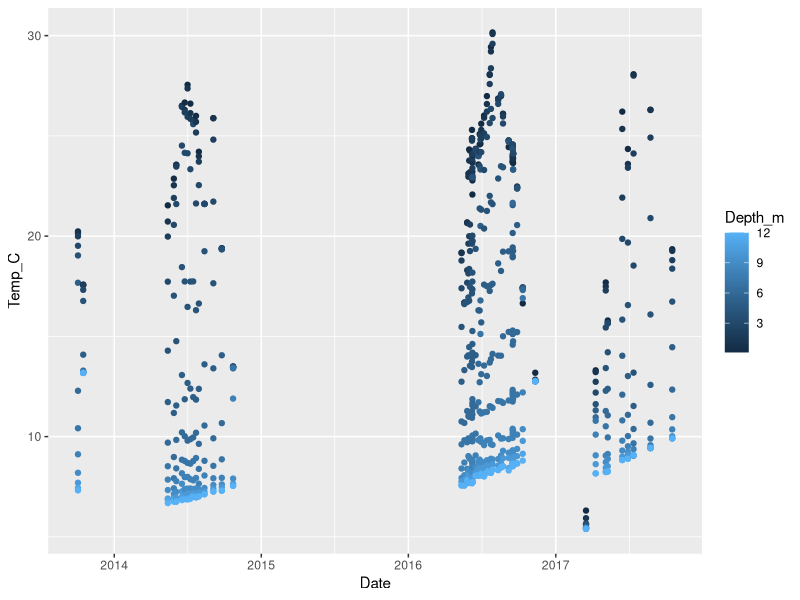
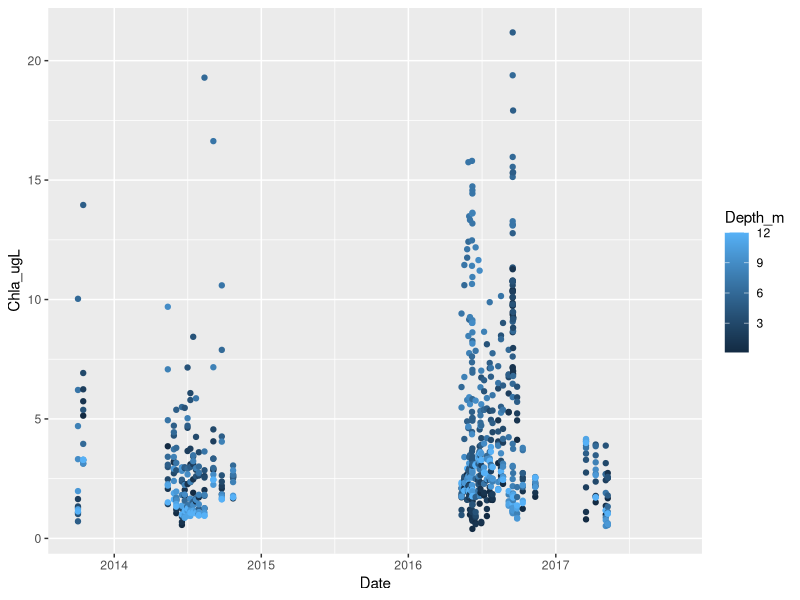
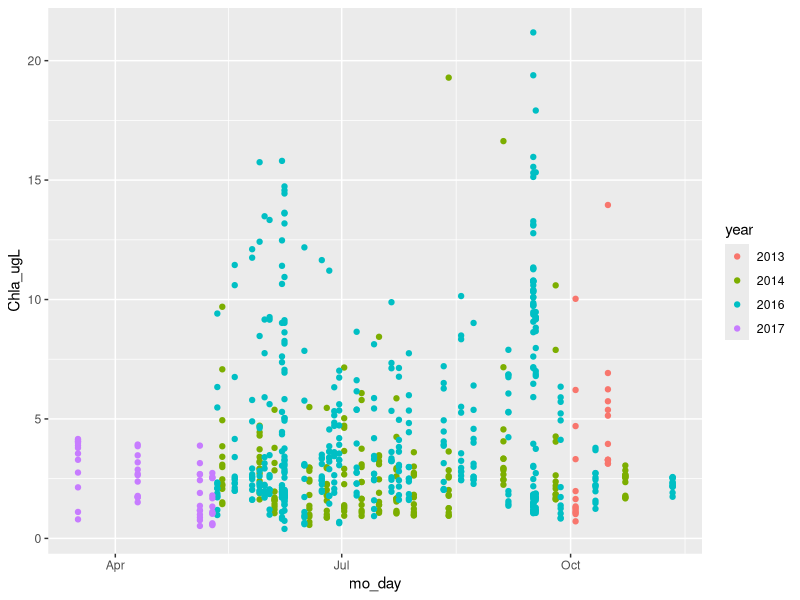
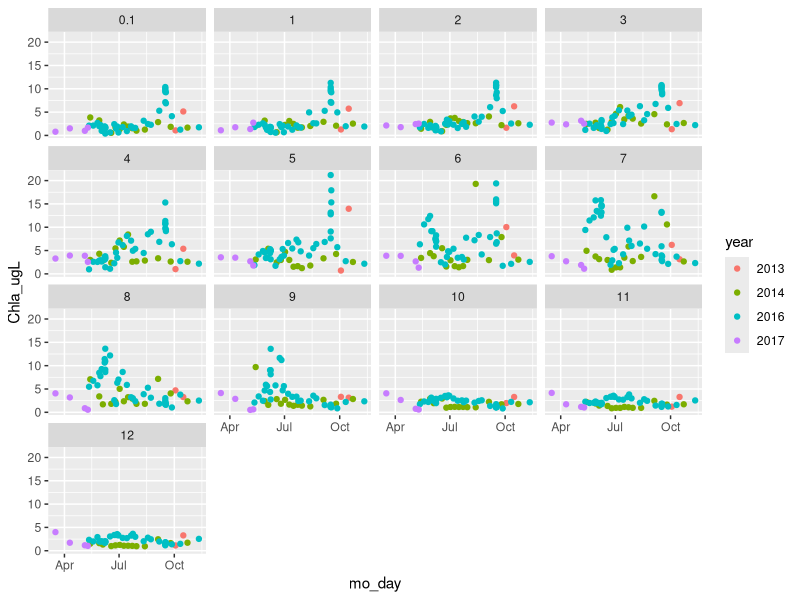

Write R code to recreate these figures, in order.
# lesson 3 assignment
# data visualization with github

library(tidyverse)

bvr <- read.csv("./BVR_CTD.csv")
bvr$Date <- as.Date(bvr$Date, format = "%Y-%m-%d")

unique(bvr$Date)

# plot changes in temperature over time based on depth
ggplot(data = bvr, aes(x =Date, y = Temp_C , color = Depth_m) ) + geom_point()
### I want the colors to be opposite here, so the high depths (deeper) are the darker colors

# now the same idea but with chlorophyll a
ggplot(data = bvr, aes(x = Date, y = Chla_ugL, color= Depth_m)) + geom_point()
# how to get a better color ramp? it's hard to tell the difference between depths

# I want to compare years at the same time scale now
# so create a 'year' and a month-day column
bvr$year <- format(as.Date(bvr$Date, format="%d/%m/%Y"),"%Y")
bvr$mo_day <- format(as.Date(bvr$Date, format="%d/%m/%Y"),"%m-%d")
bvr$mo_day <- as.Date(bvr$mo_day, format = "%m-%d")
# any idea why this adds the '2019' onto the month-day? I haven't figured out a way to get it to
# stay month-day without the year being added

ggplot(data = bvr, aes(x = mo_day, y = Chla_ugL, color = year)) + geom_point() 
# this plot is cool but doesn't show the differences as you go deeper into the reservoir
# so use facet wrap to separate by depth
ggplot(data = bvr, aes(x = mo_day, y = Chla_ugL, color = year)) + geom_point() + facet_wrap(~Depth_m)
# is there a way to select only some depths to plot, e.g., I want to make facet plots of just 
# 0.1, 1, 5, 8, and 12